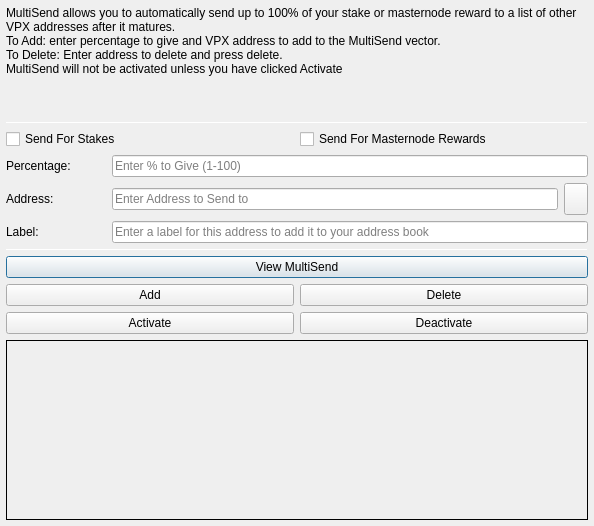
<?xml version="1.0" encoding="UTF-8"?>
<ui version="4.0">
 <class>MultiSendDialog</class>
 <widget class="QDialog" name="MultiSendDialog">
  <property name="windowModality">
   <enum>Qt::NonModal</enum>
  </property>
  <property name="geometry">
   <rect>
    <x>0</x>
    <y>0</y>
    <width>594</width>
    <height>526</height>
   </rect>
  </property>
  <property name="windowTitle">
   <string>MultiSend</string>
  </property>
  <layout class="QVBoxLayout" name="verticalLayout" stretch="0">
   <property name="leftMargin">
    <number>6</number>
   </property>
   <property name="topMargin">
    <number>6</number>
   </property>
   <property name="rightMargin">
    <number>6</number>
   </property>
   <property name="bottomMargin">
    <number>6</number>
   </property>
   <item>
    <layout class="QVBoxLayout" name="verticalLayout_Main" stretch="1,1,1,0,1,1,1">
     <item>
      <widget class="QLabel" name="label_2">
       <property name="lineWidth">
        <number>1</number>
       </property>
       <property name="text">
        <string>MultiSend allows you to automatically send up to 100% of your stake or masternode reward to a list of other VPX addresses after it matures.
To Add: enter percentage to give and VPX address to add to the MultiSend vector.
To Delete: Enter address to delete and press delete.
MultiSend will not be activated unless you have clicked Activate</string>
       </property>
       <property name="alignment">
        <set>Qt::AlignLeading|Qt::AlignLeft|Qt::AlignTop</set>
       </property>
       <property name="wordWrap">
        <bool>true</bool>
       </property>
      </widget>
     </item>
     <item>
      <widget class="Line" name="line">
       <property name="minimumSize">
        <size>
         <width>0</width>
         <height>1</height>
        </size>
       </property>
       <property name="maximumSize">
        <size>
         <width>16777215</width>
         <height>1</height>
        </size>
       </property>
       <property name="orientation">
        <enum>Qt::Horizontal</enum>
       </property>
      </widget>
     </item>
     <item>
      <layout class="QVBoxLayout" name="verticalLayout_Settings">
       <item>
        <layout class="QHBoxLayout" name="horizontalLayout">
         <item>
          <widget class="QCheckBox" name="multiSendStakeCheckBox">
           <property name="text">
            <string>Send For Stakes</string>
           </property>
          </widget>
         </item>
         <item>
          <widget class="QCheckBox" name="multiSendMasternodeCheckBox">
           <property name="text">
            <string>Send For Masternode Rewards</string>
           </property>
          </widget>
         </item>
        </layout>
       </item>
       <item>
        <layout class="QHBoxLayout" name="horizontalLayout_6">
         <item>
          <widget class="QLabel" name="label">
           <property name="minimumSize">
            <size>
             <width>100</width>
             <height>0</height>
            </size>
           </property>
           <property name="toolTip">
            <string>Percentage of stake to send</string>
           </property>
           <property name="text">
            <string>Percentage:</string>
           </property>
          </widget>
         </item>
         <item>
          <widget class="QLineEdit" name="multiSendPercentEdit">
           <property name="toolTip">
            <string>Enter whole numbers 1 - 100</string>
           </property>
           <property name="placeholderText">
            <string>Enter % to Give (1-100)</string>
           </property>
          </widget>
         </item>
        </layout>
       </item>
       <item>
        <layout class="QHBoxLayout" name="horizontalLayout_7">
         <item>
          <widget class="QLabel" name="label_5">
           <property name="minimumSize">
            <size>
             <width>100</width>
             <height>0</height>
            </size>
           </property>
           <property name="toolTip">
            <string>Address to send portion of stake to</string>
           </property>
           <property name="text">
            <string>Address:</string>
           </property>
          </widget>
         </item>
         <item>
          <widget class="QLineEdit" name="multiSendAddressEdit">
           <property name="toolTip">
            <string/>
           </property>
           <property name="placeholderText">
            <string>Enter Address to Send to</string>
           </property>
          </widget>
         </item>
         <item>
          <widget class="QToolButton" name="addressBookButton">
           <property name="maximumSize">
            <size>
             <width>16777215</width>
             <height>32</height>
            </size>
           </property>
           <property name="toolTip">
            <string>Choose an address from the address book</string>
           </property>
           <property name="text">
            <string/>
           </property>
           <property name="icon">
            <iconset resource="../vpx.qrc">
             <normaloff>:/icons/address-book</normaloff>:/icons/address-book</iconset>
           </property>
           <property name="shortcut">
            <string>Alt+A</string>
           </property>
          </widget>
         </item>
        </layout>
       </item>
      </layout>
     </item>
     <item>
      <layout class="QHBoxLayout" name="horizontalLayout_3">
       <item>
        <widget class="QLabel" name="label_3">
         <property name="minimumSize">
          <size>
           <width>100</width>
           <height>0</height>
          </size>
         </property>
         <property name="text">
          <string>Label:</string>
         </property>
        </widget>
       </item>
       <item>
        <widget class="QLineEdit" name="labelAddressLabelEdit">
         <property name="placeholderText">
          <string>Enter a label for this address to add it to your address book</string>
         </property>
        </widget>
       </item>
      </layout>
     </item>
     <item>
      <widget class="Line" name="line_2">
       <property name="minimumSize">
        <size>
         <width>0</width>
         <height>1</height>
        </size>
       </property>
       <property name="maximumSize">
        <size>
         <width>16777215</width>
         <height>1</height>
        </size>
       </property>
       <property name="orientation">
        <enum>Qt::Horizontal</enum>
       </property>
      </widget>
     </item>
     <item>
      <layout class="QVBoxLayout" name="verticalLayout_Buttons">
       <item>
        <layout class="QHBoxLayout" name="horizontalLayout_4">
         <item>
          <widget class="QPushButton" name="viewButton">
           <property name="toolTip">
            <string/>
           </property>
           <property name="statusTip">
            <string>View MultiSend Vector</string>
           </property>
           <property name="text">
            <string>View MultiSend</string>
           </property>
          </widget>
         </item>
        </layout>
       </item>
       <item>
        <layout class="QHBoxLayout" name="horizontalLayout_2">
         <item>
          <widget class="QPushButton" name="addButton">
           <property name="toolTip">
            <string/>
           </property>
           <property name="statusTip">
            <string>Add to MultiSend Vector</string>
           </property>
           <property name="text">
            <string>Add</string>
           </property>
          </widget>
         </item>
         <item>
          <widget class="QPushButton" name="deleteButton">
           <property name="toolTip">
            <string/>
           </property>
           <property name="statusTip">
            <string>Delete Address From MultiSend Vector</string>
           </property>
           <property name="text">
            <string>Delete</string>
           </property>
          </widget>
         </item>
        </layout>
       </item>
       <item>
        <layout class="QHBoxLayout" name="horizontalLayout_5">
         <item>
          <widget class="QPushButton" name="activateButton">
           <property name="statusTip">
            <string>Activate MultiSend</string>
           </property>
           <property name="text">
            <string>Activate</string>
           </property>
          </widget>
         </item>
         <item>
          <widget class="QPushButton" name="disableButton">
           <property name="statusTip">
            <string>Deactivate MultiSend</string>
           </property>
           <property name="text">
            <string>Deactivate</string>
           </property>
          </widget>
         </item>
        </layout>
       </item>
      </layout>
     </item>
     <item>
      <widget class="QLabel" name="message">
       <property name="minimumSize">
        <size>
         <width>0</width>
         <height>180</height>
        </size>
       </property>
       <property name="frameShape">
        <enum>QFrame::Panel</enum>
       </property>
       <property name="frameShadow">
        <enum>QFrame::Plain</enum>
       </property>
       <property name="lineWidth">
        <number>1</number>
       </property>
       <property name="midLineWidth">
        <number>1</number>
       </property>
       <property name="text">
        <string/>
       </property>
       <property name="alignment">
        <set>Qt::AlignLeading|Qt::AlignLeft|Qt::AlignTop</set>
       </property>
       <property name="wordWrap">
        <bool>true</bool>
       </property>
      </widget>
     </item>
    </layout>
   </item>
  </layout>
 </widget>
 <resources>
  <include location="../vpx.qrc"/>
 </resources>
 <connections/>
</ui>
